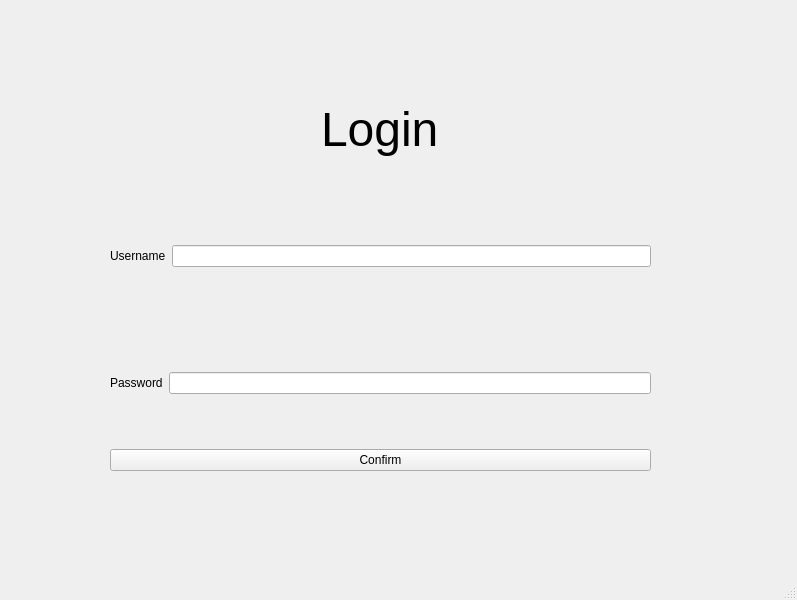
<?xml version="1.0" encoding="UTF-8"?>
<ui version="4.0">
 <class>loginClass</class>
 <widget class="QMainWindow" name="loginClass">
  <property name="geometry">
   <rect>
    <x>0</x>
    <y>0</y>
    <width>797</width>
    <height>600</height>
   </rect>
  </property>
  <property name="windowTitle">
   <string>login</string>
  </property>
  <widget class="QWidget" name="centralwidget">
   <widget class="QWidget" name="verticalLayoutWidget">
    <property name="geometry">
     <rect>
      <x>110</x>
      <y>70</y>
      <width>541</width>
      <height>401</height>
     </rect>
    </property>
    <layout class="QVBoxLayout" name="verticalLayout">
     <item alignment="Qt::AlignHCenter|Qt::AlignVCenter">
      <widget class="QLabel" name="label_title">
       <property name="font">
        <font>
         <pointsize>36</pointsize>
        </font>
       </property>
       <property name="text">
        <string>Login</string>
       </property>
      </widget>
     </item>
     <item>
      <layout class="QHBoxLayout" name="horizontalLayout_pass_2">
       <item alignment="Qt::AlignVCenter">
        <widget class="QLabel" name="label_user">
         <property name="text">
          <string>Username</string>
         </property>
        </widget>
       </item>
       <item alignment="Qt::AlignVCenter">
        <widget class="QLineEdit" name="lineEdit_user"/>
       </item>
      </layout>
     </item>
     <item>
      <layout class="QHBoxLayout" name="horizontalLayout_pass">
       <property name="spacing">
        <number>6</number>
       </property>
       <property name="sizeConstraint">
        <enum>QLayout::SetFixedSize</enum>
       </property>
       <item alignment="Qt::AlignVCenter">
        <widget class="QLabel" name="label_pass">
         <property name="text">
          <string>Password</string>
         </property>
        </widget>
       </item>
       <item alignment="Qt::AlignVCenter">
        <widget class="QLineEdit" name="lineEdit_pass"/>
       </item>
      </layout>
     </item>
     <item>
      <widget class="QPushButton" name="pushButton">
       <property name="text">
        <string>Confirm</string>
       </property>
      </widget>
     </item>
    </layout>
   </widget>
  </widget>
  <widget class="QMenuBar" name="menubar">
   <property name="geometry">
    <rect>
     <x>0</x>
     <y>0</y>
     <width>797</width>
     <height>22</height>
    </rect>
   </property>
  </widget>
  <widget class="QStatusBar" name="statusbar"/>
 </widget>
 <resources/>
 <connections/>
</ui>
